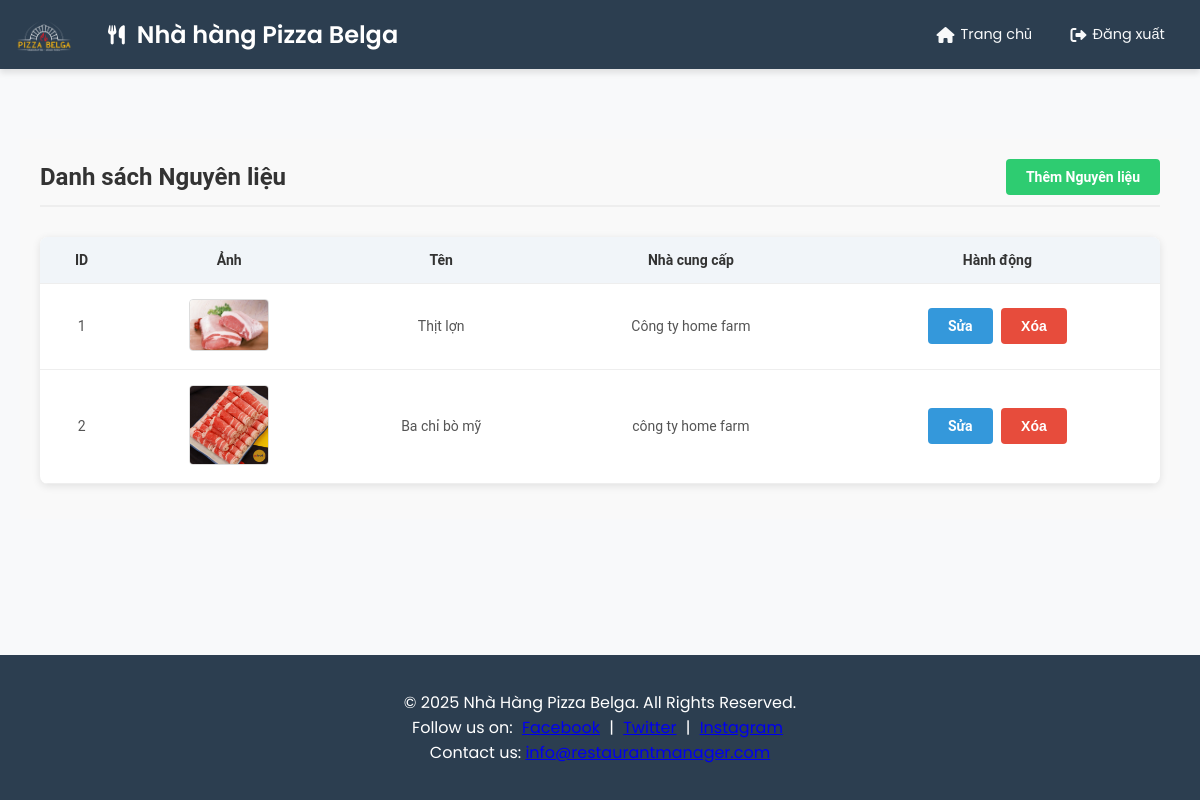
The page /ingredient/ on the database its author committed.
### models/ingredient.py (models this page shows, shortened)
class Ingredient(db.Model):
    __tablename__ = 'ingredients'
    id = db.Column(db.Integer, primary_key=True)
    name = db.Column(db.String(120), nullable=False)
    unit = db.Column(db.String(20))
    image = db.Column(db.Text)
    name_supplier = db.Column(db.Text)
    current_stock = db.Column(db.Float, default=0.0)
    min_stock = db.Column(db.Float, default=0.0)
    transactions = db.relationship("WarehouseTransaction", backref="ingredient", lazy=True)

### routes/ingredient.py (the view)
@ingredient_bp.route('/')
def list_ingredients():
    ingredients = Ingredient.query.all()
    return render_template('ingredient.html', ingredients=ingredients)

### app.py (called while the page is built)
@app.before_request
def log_request_info():
    logging.info(f"Request: {request.method} {request.path}")
    logging.info(f"Headers: {request.headers}")
    logging.info(f"Body: {request.get_data()}")

@app.after_request
def log_response_info(response):
    logging.info(f"Response status: {response.status}")
    return response

### templates/ingredient.html (shortened to what this page needs)
{% extends "layout.html" %}
{% block content %}
<div class="ingredient-container">
    <div class="header">
        <h2>Danh sách Nguyên liệu</h2>
        <a href="{{ url_for('ingredient.create_ingredient') }}" class="btn btn-create">Thêm Nguyên liệu</a>
    </div>
    <table class="ingredient-table">
        <thead>
            <tr>
                <th>ID</th>
                <th>Ảnh</th>
                <th>Tên</th>
                <th>Nhà cung cấp</th>
                <th>Hành động</th>
            </tr>
        </thead>
        <tbody>
            {% for ingredient in ingredients %}
            <tr>
                <td>{{ ingredient.id }}</td>
                <td>
                    {% if ingredient.image %}
                    <img src="{{ ingredient.image }}" alt="{{ ingredient.name }}" class="ingredient-image-preview">
                    {% else %}
                    <span>Không có ảnh</span>
                    {% endif %}
                </td>
                <td>{{ ingredient.name }}</td>
                <td>{{ ingredient.name_supplier }}</td>
                <td>
                    <a href="{{ url_for('ingredient.edit_ingredient', ingredient_id=ingredient.id) }}" class="btn btn-edit">Sửa</a>
                    <form action="{{ url_for('ingredient.delete_ingredient', ingredient_id=ingredient.id) }}" method="POST" onsubmit="return confirm('Bạn có chắc muốn xóa?');" style="display:inline;">
                        <button type="submit" class="btn btn-delete">Xóa</button>
                    </form>
                </td>
            </tr>
            {% endfor %}
        </tbody>
    </table>
</div>
{% endblock %}

### static/css/style.css (style rules this page uses)
:root { --primary-color: #4a6fa5; --primary-dark: #345785; --secondary-color: #ff7e5f; --accent-color: #38b2ac; --background-color: #f8f9fa; --header-bg: #2c3e50; --header-hover: #34495e; --text-light: #f8f9fa; --text-dark: #2d3748; --border-color: #e2e8f0; --success-color: #38a169; --warning-color: #e9b949; --danger-color: #e53e3e; --info-color: #4299e1; }
* { margin: 0; padding: 0; box-sizing: border-box; }
body { font-family: 'Poppins', sans-serif; background-color: var(--background-color); color: var(--text-dark); min-height: 100vh; display: flex; flex-direction: column; }
.btn { padding: 8px 16px; border-radius: 4px; border: none; cursor: pointer; font-weight: 500; transition: all 0.2s ease; }
table { width: 100%; border-collapse: collapse; margin: 15px 0; }
table th, table td { padding: 12px 15px; text-align: left; border-bottom: 1px solid var(--border-color); }
table th { background-color: #f1f5f9; color: var(--primary-dark); font-weight: 600; }
form { max-width: 800px; margin: 0 auto; }

### static/css/menu.css (style rules this page uses)
.btn-edit { background-color: #f0f0f0; color: #555; }

### static/css/order.css (style rules this page uses)
.btn { display: inline-block; padding: 8px 16px; background-color: #3498db; color: white; text-decoration: none; border-radius: 4px; font-weight: 600; transition: background-color 0.3s; }

### static/css/ingredient.css (style rules this page uses)
.ingredient-container { max-width: 1200px; margin: 50px auto; padding: 20px; font-family: 'Roboto', sans-serif; background-color: #f9f9f9; }
.ingredient-container .header { display: flex; justify-content: space-between; align-items: center; margin-bottom: 30px; border-bottom: 2px solid #eee; padding-bottom: 10px; }
.ingredient-container h2 { margin: 0; color: #333; font-size: 24px; font-weight: 600; }
.btn { padding: 10px 20px; border-radius: 4px; text-decoration: none; font-size: 14px; transition: background-color 0.3s ease; color: #fff; display: inline-block; }
.btn-create { background-color: #2ecc71; }
.btn-edit { background-color: #3498db; margin-right: 5px; }
.btn-delete { background-color: #e74c3c; }
.ingredient-table { width: 100%; border-collapse: collapse; background-color: #fff; box-shadow: 0 2px 8px rgba(0,0,0,0.1); border-radius: 8px; overflow: hidden; }
.ingredient-table thead { background-color: #f8f9fa; }
.ingredient-table th, .ingredient-table td { padding: 15px; text-align: center; border-bottom: 1px solid #eee; font-size: 14px; color: #555; }
.ingredient-table th { font-weight: 600; color: #333; }
.ingredient-table tbody tr:last-child { border-bottom: none; }
.ingredient-image-preview { max-width: 80px; height: auto; border-radius: 4px; border: 1px solid #ddd; }

### rows shown on the page
Ingredient: id "1", image (picture), name "Thịt lợn", name_supplier "Công ty home farm"
Ingredient: id "2", image (picture), name "Ba chỉ bò mỹ", name_supplier "công ty home farm"
